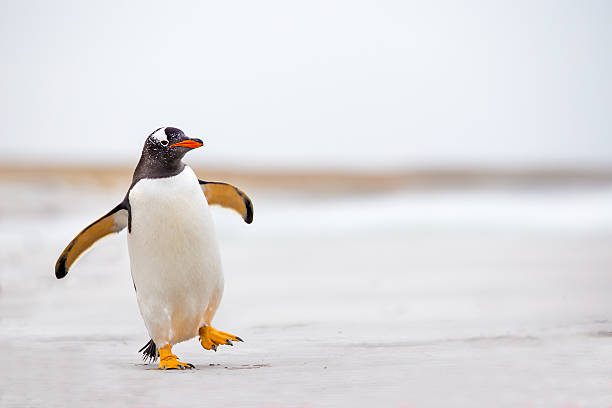
#> input picture penguin.jpg, 612 x 408 px
$ python module_11_1.py
#> lines starting #> are read from the running program, lines starting #| are printed output that depends on the picture
import matplotlib.pyplot as plt
import numpy as np
from PIL import Image

image_path = f'./penguin.jpg'
image = Image.open(image_path)
#> image is the input picture: PIL image 612x408 RGB; mean R, G, B 223.3, 221.5, 222.5
image = image.resize((600, 850))
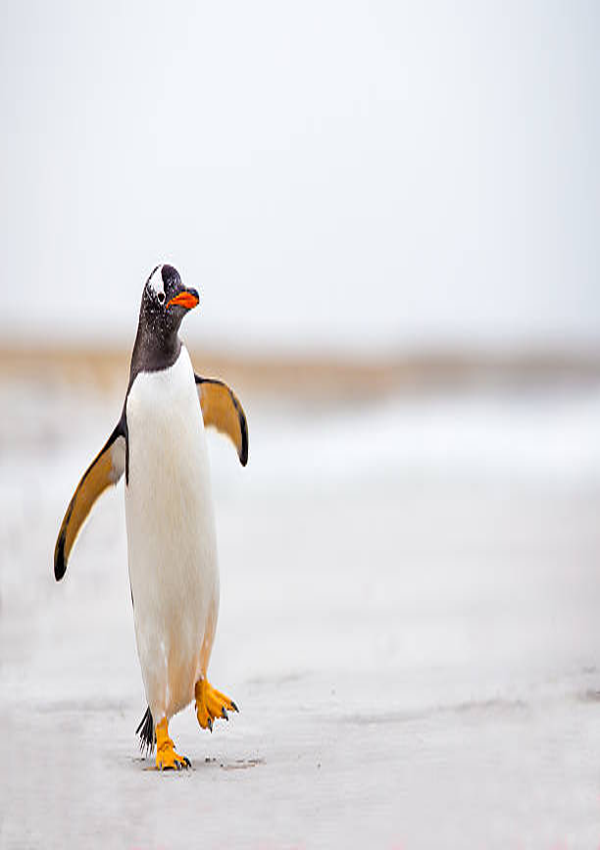
#> image: PIL image 600x850 RGB; mean R, G, B 223.3, 221.5, 222.5
image.save(image_path)
arr = np.array([10, 20, 30, 40, 50])
result = arr + 10
print("Массив увеличенный на 10:", result)
x = np.linspace(0, 20, 100)
y = np.sin(x)
plt.figure(figsize=(6, 6))
plt.plot(x, y, 'b--', label='Sine curve')
plt.title('Plot of Sine Function')
plt.xlabel('X axis')
plt.ylabel('Y axis')
plt.legend()
plt.show()
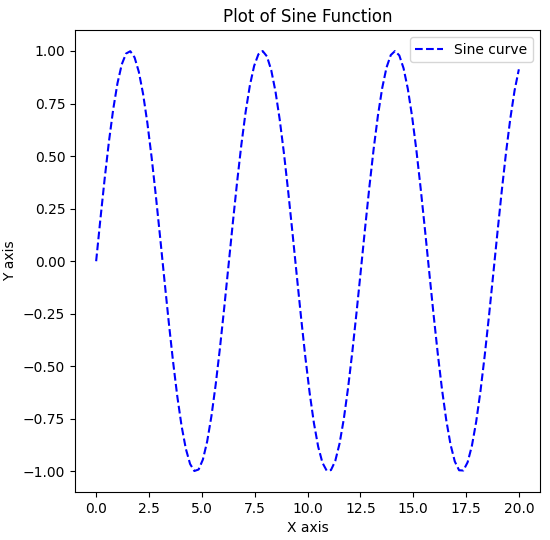
#> figure drawn by matplotlib, 1 panel; curve peaks at x = 14.14, y = 1
